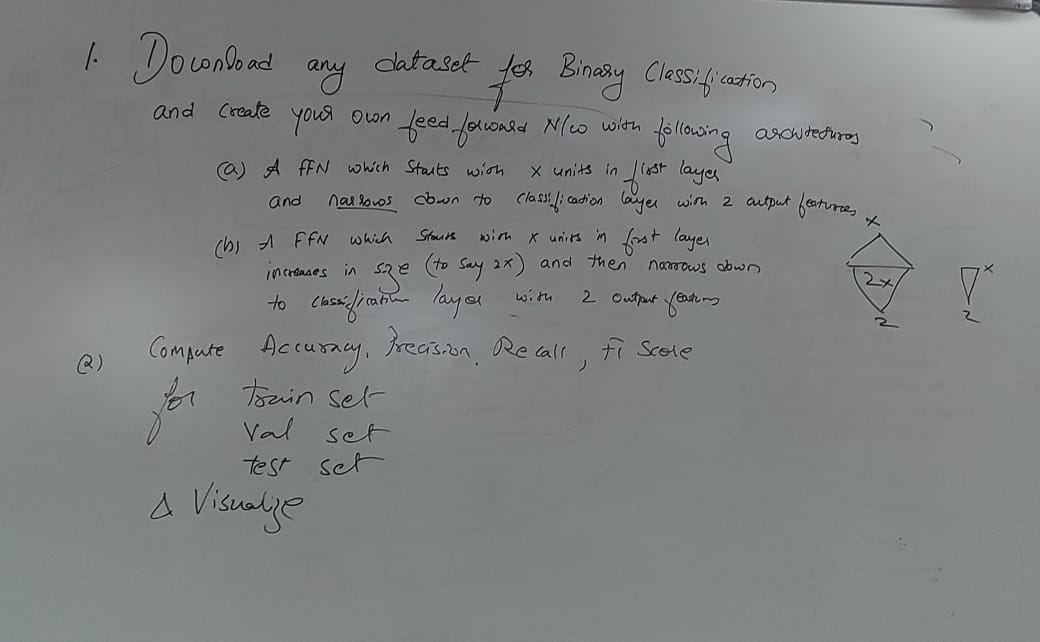
#> input picture test_images/Handwritten_3.jpeg, 1040 x 642 px, given in place of WhatsApp Image 2024-01-20 at 3.44.45 PM.jpeg, which was not available
$ jupyter execute --allow-errors 'Tessaract OCR.ipynb'   (shell and % lines are left out)   (text cells are left out)
#> lines starting #> are read from the running program, lines starting #| are printed output that depends on the picture; after the words box and inside, x2 and y2 are one past the last pixel; in counts of white or black regions, pixels touching at a corner belong together; pictures that were not available may be replaced by others from this repository, and a replacement may not be noted
[cell 1]
from PIL import Image
import pytesseract
import argparse
import cv2
import os
import matplotlib.pyplot as plt

[cell 2]
import cv2
import pytesseract

img = cv2.imread(r"/kaggle/input/image-forocr/WhatsApp Image 2024-01-20 at 3.44.45 PM.jpeg")
#> img is the input picture: shape (642, 1040, 3); mean B, G, R 129.8, 130.2, 127.2

if img is None:
    print("Image not loaded properly. Check the path.")
else:
    plt.imshow(img)

[cell 3]
import cv2
import numpy as np

# img = cv2.imread(r"/kaggle/input/image-forocr/WhatsApp Image 2024-01-20 at 3.44.45 PM.jpeg")

# get grayscale image
def get_grayscale(image):
    return cv2.cvtColor(image, cv2.COLOR_BGR2GRAY)

# noise removal
def remove_noise(image):
    return cv2.medianBlur(image,5)

#thresholding
def thresholding(image):
    return cv2.threshold(image, 0, 255, cv2.THRESH_BINARY + cv2.THRESH_OTSU)[1]
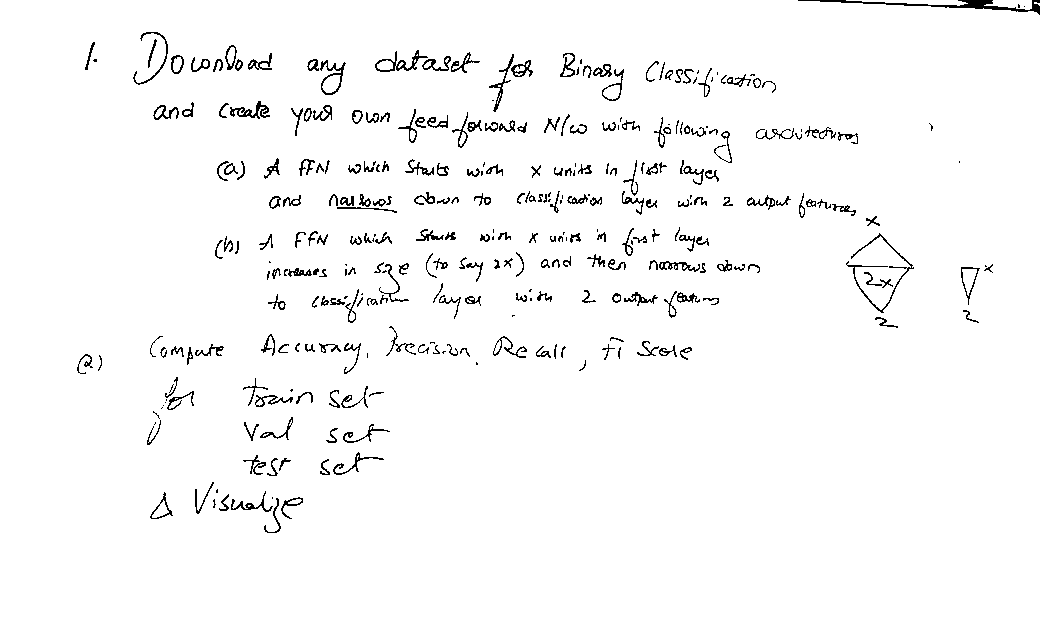
#> returned value: shape (642, 1040); 97.3% white; black in thin lines or dots, all inside (x1, y1, x2, y2) = (77, 0, 1040, 533)

#dilation
def dilate(image):
    kernel = np.ones((5,5),np.uint8)
    return cv2.dilate(image, kernel, iterations = 1)

#erosion
def erode(image):
    kernel = np.ones((5,5),np.uint8)
    return cv2.erode(image, kernel, iterations = 1)

#opening - erosion followed by dilation
def opening(image):
    kernel = np.ones((5,5),np.uint8)
    return cv2.morphologyEx(image, cv2.MORPH_OPEN, kernel)
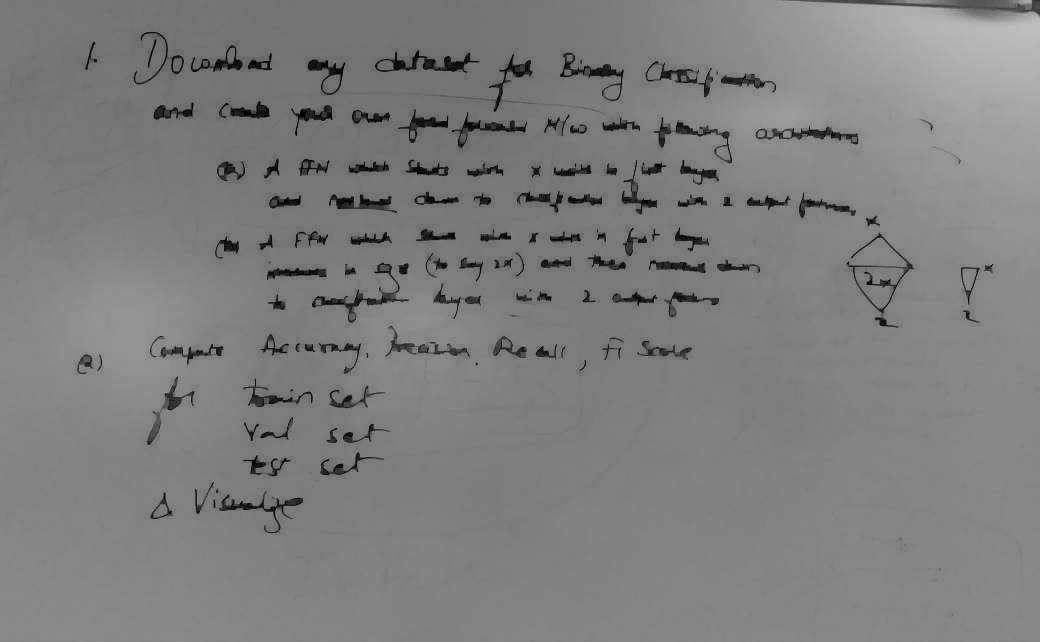
#> returned value: shape (642, 1040); min 0, max 189, mean 126.5

#canny edge detection
def canny(image):
    return cv2.Canny(image, 100, 200)
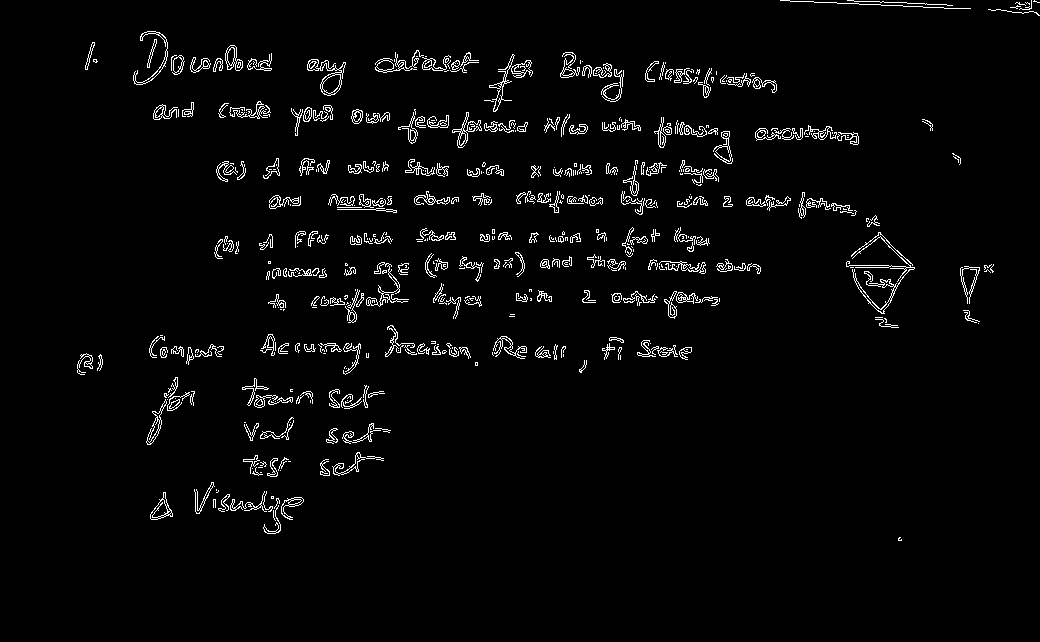
#> returned value: shape (642, 1040); 2.9% white in thin lines or dots, all inside (x1, y1, x2, y2) = (77, 0, 1040, 541)

#skew correction
def deskew(image):
    coords = np.column_stack(np.where(image > 0))
    angle = cv2.minAreaRect(coords)[-1]
    if angle < -45:
        angle = -(90 + angle)
    else:
        angle = -angle
    (h, w) = image.shape[:2]
    center = (w // 2, h // 2)
    M = cv2.getRotationMatrix2D(center, angle, 1.0)
    rotated = cv2.warpAffine(image, M, (w, h), flags=cv2.INTER_CUBIC, borderMode=cv2.BORDER_REPLICATE)
    return rotated

#template matching
def match_template(image, template):
    return cv2.matchTemplate(image, template, cv2.TM_CCOEFF_NORMED)

[cell 4]
gray = get_grayscale(img)
plt.imshow(gray, cmap='gray')

[cell 5]
thresh = thresholding(gray)
plt.imshow(thresh, cmap='gray')

[cell 6]
opening = opening(gray)
plt.imshow(opening)

[cell 7]
canny = canny(gray)
plt.imshow(canny)

[cell 8]
custom_config = r'--oem 3 --psm 6'
print(pytesseract.image_to_string(img, config=custom_config))
#> (this line was passed over: pytesseract is not available in this run)

[cell 9]
print(pytesseract.image_to_string(gray, config=custom_config))
#> (this line was passed over: pytesseract is not available in this run)

[cell 10]
print(pytesseract.image_to_string(thresh, config=custom_config))
#> (this line was passed over: pytesseract is not available in this run)

[cell 11]
print(pytesseract.image_to_string(opening, config=custom_config))
#> (this line was passed over: pytesseract is not available in this run)

[cell 12]
print(pytesseract.image_to_string(canny, config=custom_config))
#> (this line was passed over: pytesseract is not available in this run)

[cell 13]
sak_img = cv2.imread(r"/kaggle/input/image-forocr/Sak_handwriting.jpeg")
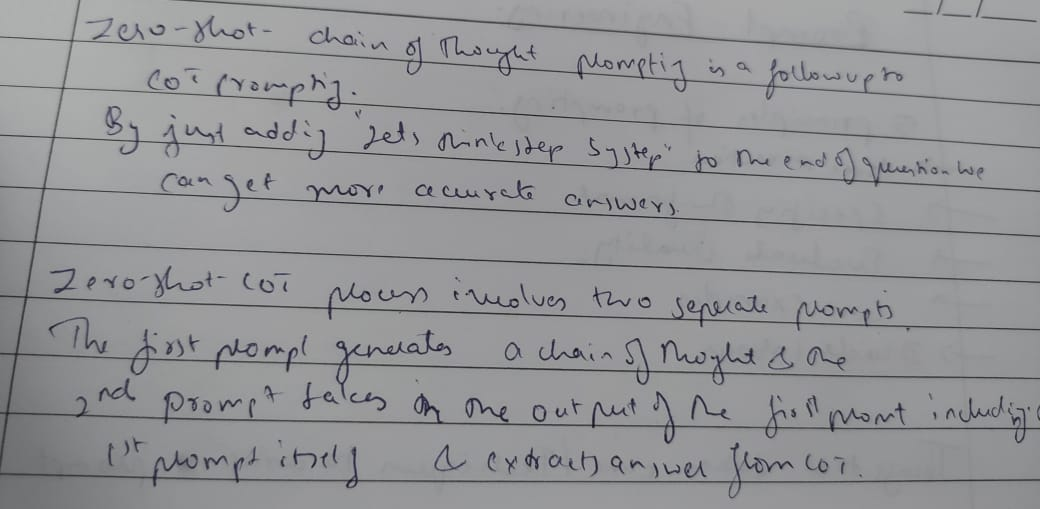
#> input picture test_images/Handwritten_1.jpeg, 1040 x 509 px, given in place of Sak_handwriting.jpeg, which was not available
#> sak_img is the input picture: shape (509, 1040, 3); mean B, G, R 150.3, 148, 147.4
plt.imshow(sak_img)

[cell 14]
gray_s = get_grayscale(sak_img)
plt.imshow(gray_s)

[cell 15]
thresh_s = thresholding(gray_s)
#> in thresholding (call 2), `return cv2.threshold(image, 0, 255, cv2.THRESH_BINARY + cv2.THRESH_OTS..`:
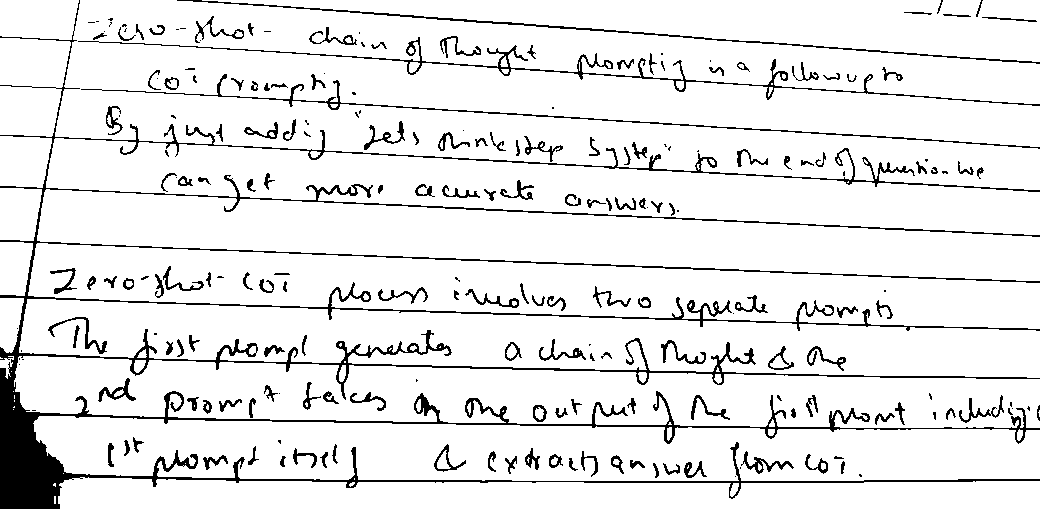
#> returned value: shape (509, 1040); 91.2% white; 220 black regions (65 under 20 px), largest, box (x1, y1, x2, y2) and area: (0, 0, 1040, 509) 26961, (78, 37, 1040, 106) 2381, (81, 74, 1040, 149) 1660
plt.imshow(thresh_s)

#> (a cell that did not finish here is left out)

#> (a cell that did not finish here is left out)

[cell 18]
custom_config = r'--oem 3 --psm 6'
print(pytesseract.image_to_string(sak_img, config=custom_config))
#> (this line was passed over: pytesseract is not available in this run)

[cell 19]
print(pytesseract.image_to_string(gray_s, config=custom_config))
#> (this line was passed over: pytesseract is not available in this run)
